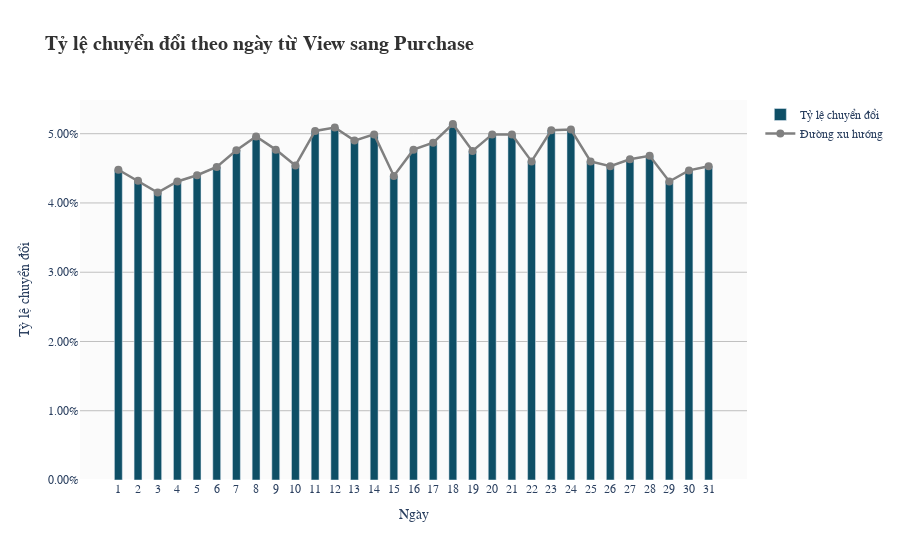

Notebook code cell kept with this figure:
### Code cell
days = conversion_by_day.index.astype(str)
rates = conversion_by_day.round(2).values / 100

fig = go.Figure()

fig.add_trace(go.Bar(
    x=days,
    y=rates,
    name='Tỷ lệ chuyển đổi',
    marker_color='#0e4f66',
    width=0.4,
))

fig.add_trace(go.Scatter(
    x=days,
    y=rates,
    mode='lines+markers',
    name='Đường xu hướng',
    line=dict(color="gray", width=2.5),
    marker=dict(color="gray", size=8),
))

fig.update_layout(
    title='Tỷ lệ chuyển đổi theo ngày từ View sang Purchase',
    title_font=dict(size=20, family="serif", color="#323232", weight="bold"),  
    yaxis_tickformat=".2%",
    xaxis_title="Ngày",
    yaxis_title="Tỷ lệ chuyển đổi",
    plot_bgcolor="#fbfbfb",
    font=dict(family="Arial, sans-serif"),
    xaxis=dict(showgrid=False),
    yaxis=dict(showgrid=True, gridcolor='gray', gridwidth=0.5),
    xaxis_tickvals=days,  
)

fig.show()

### Figure 1 — Plotly figure (JSON) as saved in the notebook; plotly's stock layout.template omitted (floating-point values rounded to 4 significant figures)
{"data": [{"marker": {"color": "#0e4f66"}, "name": "Tỷ lệ chuyển đổi", "type": "bar", "width": 0.4, "x": ["1", "2", "3", "4", "5", "6", "7", "8", "9", "10", "11", "12", "13", "14", "15", "16", "17", "18", "19", "20", "21", "22", "23", "24", "25", "26", "27", "28", "29", "30", "31"], "y": [0.0448, 0.0432, 0.0415, 0.0431, 0.044, 0.0452, 0.0476, 0.0496, 0.0477, 0.0454, 0.0504, 0.0509, 0.049, 0.0499, 0.0439, 0.0477, 0.0487, 0.0514, 0.0475, 0.0499, 0.0499, 0.046, 0.0505, 0.0506, 0.046, 0.0453, 0.0463, 0.0468, 0.0431, 0.0447, 0.0453]}, {"line": {"color": "gray", "width": 2.5}, "marker": {"color": "gray", "size": 8}, "mode": "lines+markers", "name": "Đường xu hướng", "type": "scatter", "x": ["1", "2", "3", "4", "5", "6", "7", "8", "9", "10", "11", "12", "13", "14", "15", "16", "17", "18", "19", "20", "21", "22", "23", "24", "25", "26", "27", "28", "29", "30", "31"], "y": [0.0448, 0.0432, 0.0415, 0.0431, 0.044, 0.0452, 0.0476, 0.0496, 0.0477, 0.0454, 0.0504, 0.0509, 0.049, 0.0499, 0.0439, 0.0477, 0.0487, 0.0514, 0.0475, 0.0499, 0.0499, 0.046, 0.0505, 0.0506, 0.046, 0.0453, 0.0463, 0.0468, 0.0431, 0.0447, 0.0453]}], "layout": {"font": {"family": "Arial, sans-serif"}, "plot_bgcolor": "#fbfbfb", "title": {"font": {"color": "#323232", "family": "serif", "size": 20, "weight": "bold"}, "text": "Tỷ lệ chuyển đổi theo ngày từ View sang Purchase"}, "xaxis": {"showgrid": false, "tickvals": ["1", "2", "3", "4", "5", "6", "7", "8", "9", "10", "11", "12", "13", "14", "15", "16", "17", "18", "19", "20", "21", "22", "23", "24", "25", "26", "27", "28", "29", "30", "31"], "title": {"text": "Ngày"}}, "yaxis": {"gridcolor": "gray", "gridwidth": 0.5, "showgrid": true, "tickformat": ".2%", "title": {"text": "Tỷ lệ chuyển đổi"}}}}
